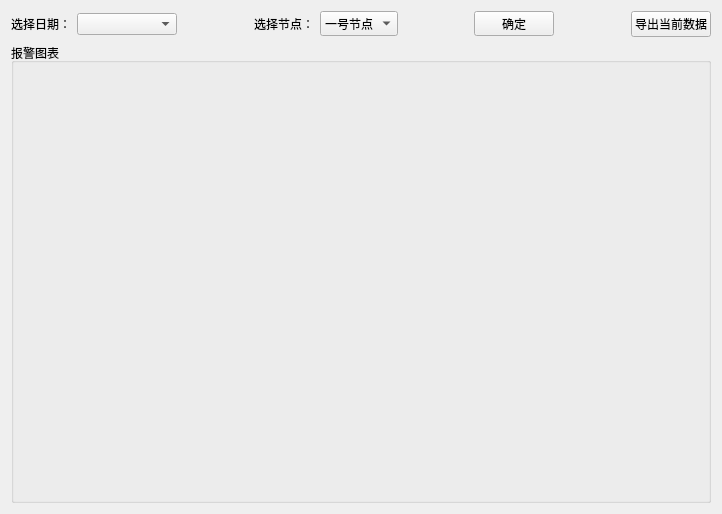
      <widget class="QWidget" name="tab_4">
       <attribute name="title">
        <string>报警历史</string>
       </attribute>
       <layout class="QGridLayout" name="gridLayout_17">
        <item row="0" column="0">
         <layout class="QHBoxLayout" name="horizontalLayout_15">
          <item>
           <layout class="QHBoxLayout" name="horizontalLayout_13">
            <item>
             <widget class="QLabel" name="label_6">
              <property name="maximumSize">
               <size>
                <width>75</width>
                <height>25</height>
               </size>
              </property>
              <property name="text">
               <string>选择日期：</string>
              </property>
             </widget>
            </item>
            <item>
             <widget class="QComboBox" name="dateCB3">
              <property name="minimumSize">
               <size>
                <width>100</width>
                <height>0</height>
               </size>
              </property>
             </widget>
            </item>
           </layout>
          </item>
          <item>
           <spacer name="horizontalSpacer">
            <property name="orientation">
             <enum>Qt::Horizontal</enum>
            </property>
            <property name="sizeHint" stdset="0">
             <size>
              <width>40</width>
              <height>20</height>
             </size>
            </property>
           </spacer>
          </item>
          <item>
           <layout class="QHBoxLayout" name="horizontalLayout_14">
            <item>
             <widget class="QLabel" name="label_7">
              <property name="maximumSize">
               <size>
                <width>75</width>
                <height>25</height>
               </size>
              </property>
              <property name="text">
               <string>选择节点：</string>
              </property>
             </widget>
            </item>
            <item>
             <widget class="QComboBox" name="sensorCB3">
              <property name="maximumSize">
               <size>
                <width>90</width>
                <height>25</height>
               </size>
              </property>
              <item>
               <property name="text">
                <string>一号节点</string>
               </property>
              </item>
              <item>
               <property name="text">
                <string>二号节点</string>
               </property>
              </item>
              <item>
               <property name="text">
                <string>三号节点</string>
               </property>
              </item>
             </widget>
            </item>
           </layout>
          </item>
          <item>
           <spacer name="horizontalSpacer_2">
            <property name="orientation">
             <enum>Qt::Horizontal</enum>
            </property>
            <property name="sizeHint" stdset="0">
             <size>
              <width>40</width>
              <height>20</height>
             </size>
            </property>
           </spacer>
          </item>
          <item>
           <widget class="QPushButton" name="showAlarmPB">
            <property name="maximumSize">
             <size>
              <width>90</width>
              <height>25</height>
             </size>
            </property>
            <property name="text">
             <string>确定</string>
            </property>
           </widget>
          </item>
          <item>
           <spacer name="horizontalSpacer_13">
            <property name="orientation">
             <enum>Qt::Horizontal</enum>
            </property>
            <property name="sizeHint" stdset="0">
             <size>
              <width>40</width>
              <height>20</height>
             </size>
            </property>
           </spacer>
          </item>
          <item>
           <widget class="QPushButton" name="exportPB2">
            <property name="text">
             <string>导出当前数据</string>
            </property>
           </widget>
          </item>
         </layout>
        </item>
        <item row="1" column="0">
         <widget class="QGroupBox" name="groupBox_10">
          <property name="minimumSize">
           <size>
            <width>700</width>
            <height>460</height>
           </size>
          </property>
          <property name="title">
           <string>报警图表</string>
          </property>
          <layout class="QGridLayout" name="gridLayout_19">
           <item row="0" column="0">
            <layout class="QGridLayout" name="alarmGL"/>
           </item>
          </layout>
         </widget>
        </item>
       </layout>
      </widget>
